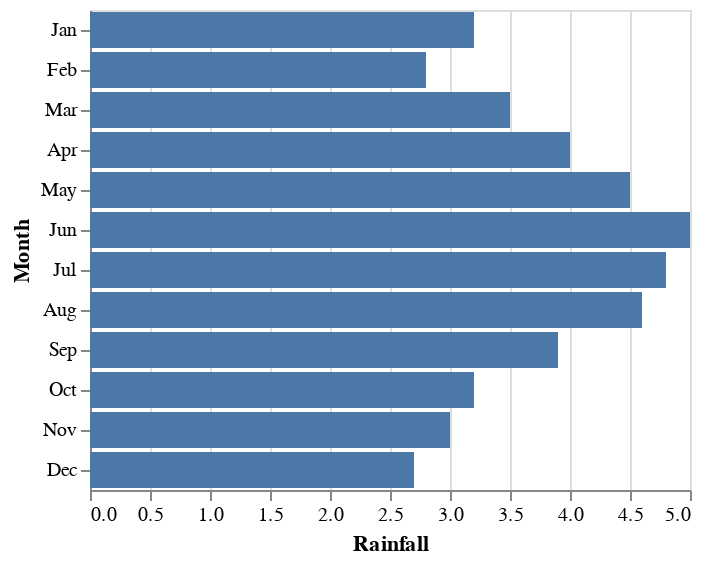

Here is the notebook cell this chart was saved with:
### Code cell
### Example

sample_data['id'] = sample_data.index+1
sample_data['id'] = sample_data['id'].astype(str)
sample_data

alt.Chart(sample_data).mark_bar().encode(
    y = alt.Y('Month:O').sort(),
    x='Rainfall'
)

### Figure 1 — Vega-Lite specification as saved in the notebook (floating-point values rounded to 4 significant figures)
{"config": {"view": {"continuousWidth": 300, "continuousHeight": 300}}, "data": {"name": "data-aea1acb9436b8dc96cc8422273a1817f"}, "mark": {"type": "bar"}, "encoding": {"x": {"field": "Rainfall", "type": "quantitative"}, "y": {"field": "Month", "sort": {}, "type": "ordinal"}}, "$schema": "https://vega.github.io/schema/vega-lite/v5.20.1.json", "datasets": {"data-aea1acb9436b8dc96cc8422273a1817f": [{"Month": "Jan", "Rainfall": 3.2, "id": "1"}, {"Month": "Feb", "Rainfall": 2.8, "id": "2"}, {"Month": "Mar", "Rainfall": 3.5, "id": "3"}, {"Month": "Apr", "Rainfall": 4.0, "id": "4"}, {"Month": "May", "Rainfall": 4.5, "id": "5"}, {"Month": "Jun", "Rainfall": 5.0, "id": "6"}, {"Month": "Jul", "Rainfall": 4.8, "id": "7"}, {"Month": "Aug", "Rainfall": 4.6, "id": "8"}, {"Month": "Sep", "Rainfall": 3.9, "id": "9"}, {"Month": "Oct", "Rainfall": 3.2, "id": "10"}, {"Month": "Nov", "Rainfall": 3.0, "id": "11"}, {"Month": "Dec", "Rainfall": 2.7, "id": "12"}]}}
